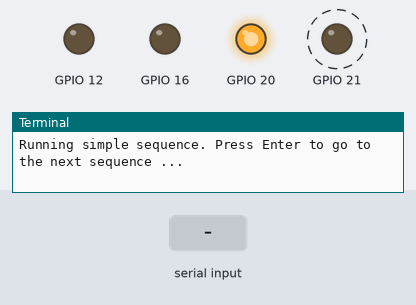
Bench run of a program on a simulated Raspberry Pi (BCM pin numbers). Parts: output pins drawn as LEDs (lit = HIGH), the last lines printed to the terminal. Dashed ring = blinking. The test bench sets the inputs (shaded band). Threads take turns every 2 ms.

Above: at 0.37 s.
1.3 s: "1" typed at the terminal, then Enter
At 1.62 s:
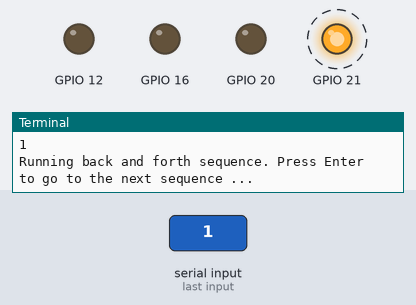
4.3 s: "0" typed at the terminal, then Enter
At 4.63 s:
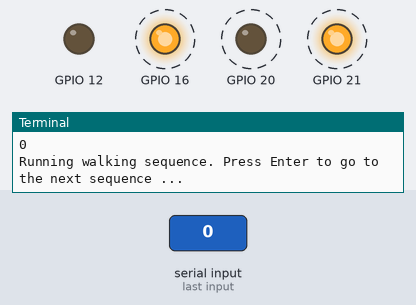
7.3 s: "2" typed at the terminal, then Enter
At 8.13 s:
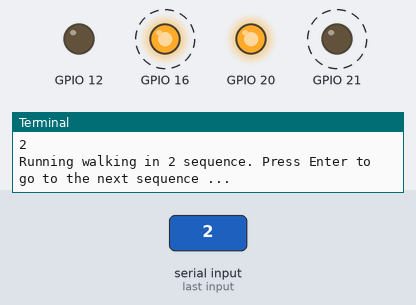
10.3 s: "1" typed at the terminal, then Enter
13.3 s: "0" typed at the terminal, then Enter
Timing chart, 0 to 17.3 s (numbered marks = the images above; inputs shaded):
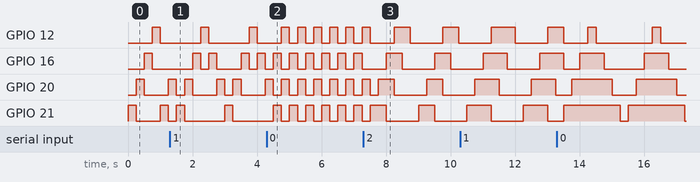

Measured:
- after the input at 1.3 s, GPIO 12: alternates HIGH for 0.25 s and LOW for 1.3 s, starting after 0.95 s; GPIO 21: alternates HIGH for 0.25 s and LOW for 1.3 s, starting after 0.20 s
- after the input at 4.3 s, GPIO 12: alternates HIGH for 0.25 s and LOW for 0.25 s, starting after 0.46 s; GPIO 21: alternates HIGH for 0.25 s and LOW for 0.25 s, starting after 0.71 s
- after the input at 7.3 s, GPIO 16: alternates HIGH for 0.50 s and LOW for 1.0 s, starting after 0.71 s; GPIO 21: HIGH → LOW after 0.71 s, → HIGH 1.0 s later, → LOW 0.50 s later
- by itself, GPIO 16: alternates HIGH for 0.25 s and LOW for 0.25 s
- by itself, GPIO 20: alternates HIGH for 1.3 s and LOW for 0.75 s
- by itself, GPIO 21: alternates HIGH for 0.25 s and LOW for 0.75 s

The program:

led_sequences.py
```python
#!/usr/bin/env python

import RPi.GPIO as GPIO

from collections import OrderedDict
from led.sequence import Sequence

# Define the delay between changes
delay = 0.25  # 1/4 of a second

# Define pins by color
red = 21
green = 20
yellow = 16
blue = 12

# Define different sequences
sequences = OrderedDict([
    ("simple", [red, green, yellow, blue]),
    ("back and forth", [red, green, yellow, blue, yellow, green]),
    ("walking", [[red, yellow], [green, blue]]),
    ("walking in 2", [red, [red, green], [green, yellow], [yellow, blue], blue, []]),
    ("walking in 3", [red, [red, green], [red, green, yellow], [green, yellow, blue], [yellow, blue], blue, []]),
    ("grow and shrink", [red, [red, green], [red, green, yellow], [red, green, yellow, blue], [red, green, yellow],
                         [red, green], red, []])
])

# Set up the Sequence object
GPIO.setmode(GPIO.BCM)
sequence = Sequence(GPIO)  # Dependency injection; we must pass the GPIO module
sequence.set_delay(delay)
sequence.set_pins([red, green, yellow, blue])

try:
    # Run through each sequence
    for seq_name in sequences:
        sequence.set_sequence(sequences[seq_name])
        sequence.start()
        input("Running {} sequence. Press Enter to go to the next sequence ...".format(seq_name))
        sequence.stop()
except KeyboardInterrupt:
    sequence.stop()

# Clean-up the GPIO module and exit
GPIO.cleanup()
```

sequence.py
```python
import threading
import time


class Sequence:
    """A class for turning LEDs on and off in a repeating sequence."""

    _gpio = None  # We do this so we can mock the object during tests

    _delay = 0.25
    _pins = []
    _sequence = []

    __thread = None

    def __init__(self, gpio):
        """ Initializes the object with the given GPIO implementation. (This is the Dependency Injection pattern which
            will facilitate testing.)
        """
        self._gpio = gpio

    def set_delay(self, delay):
        """ Set the delay between elements in the sequence in seconds (you may use decimal values for subsecond delay
            values). The smaller the delay, the faster the LED sequence will change. The bigger the value the slower the
            sequence will change.
        """
        if delay > 0:
            self._delay = delay
        else:
            raise Exception('Delay must be greater than 0')

    def set_pins(self, pins):
        """ Set the pins that are connected to LEDs on your board. This should be a list of numbers corresponding to the
            pins you are using. For example, if you have LEDs connected to GPIO pins 16, 17 and 21 you would pass
            [16, 17, 21] for the pins.
        """
        if isinstance(pins, list):
            self._pins = pins
        else:
            raise Exception('Pins must be a list')

    def set_sequence(self, sequence):
        """ Set the sequence of which LEDs should be turned on in order. For example, to make the pins "walk," you would
            pass the following as the sequence: [16, 17, 21]. This sequence would do the following:

                16  17  21
                ON  off off
                off ON  off
                off off ON
                ... repeats

            If you want to turn on multiple LEDs at a time, enter a list of LEDs that should be turned on instead of a
            single number. For example, [ [16, 21], 17 ] would create the following result:

                16  17  21
                ON  off ON
                off ON  off
                ... repeats
            """
        if isinstance(sequence, list):
            self._sequence = sequence
        else:
            raise Exception('Sequence must be a list')

    def start(self):
        """ Starts the sequence in a separate thread. To stop the sequence and turn off all the LEDs, call
            stop_sequence().
        """
        # Set all the pins to output
        for pin in self._pins:
            self._gpio.setup(pin, self._gpio.OUT)

        # Start the thread
        self.__thread = self._SequenceThread(self._gpio, self._delay, self._pins, self._sequence)
        self.__thread.start()

    def stop(self):
        """ Stops the sequence and turns off all LEDs. """
        # Stop the thread
        if self.__thread is not None:
            self.__thread.stop()
            self.__thread.join()
            self.__thread = None

        # Turn off all the LEDs
        for pin in self._pins:
            self._gpio.output(pin, self._gpio.LOW)

    class _SequenceThread (threading.Thread):
        """ This class is the actual thread that turns LEDs on and off. """

        _gpio = None  # We will receive our mock object in the constructor
        __delay = 0.25
        __pins = []
        __sequence = []
        __stop = False

        def __init__(self, gpio, delay, pins, sequence):
            threading.Thread.__init__(self)
            self._gpio = gpio
            self.__delay = delay
            self.__pins = pins
            self.__sequence = sequence

        def run(self):
            while not self.__stop:
                # Go through the sequence
                for element in self.__sequence:
                    # Go through the LED pins and see if they need to be turned on or off
                    for pin in self.__pins:
                        pin_state = self._gpio.LOW  # Turn off the LED
                        if isinstance(element, list):
                            if pin in element:
                                pin_state = self._gpio.HIGH
                        else:
                            if pin == element:
                                pin_state = self._gpio.HIGH

                        # Set the pin to its given state
                        self._gpio.output(pin, pin_state)

                    # Sleep for the given interval
                    time.sleep(self.__delay)

                    # Exit if sequence has been stopped
                    if self.__stop:
                        break

        def stop(self):
            self.__stop = True
```
